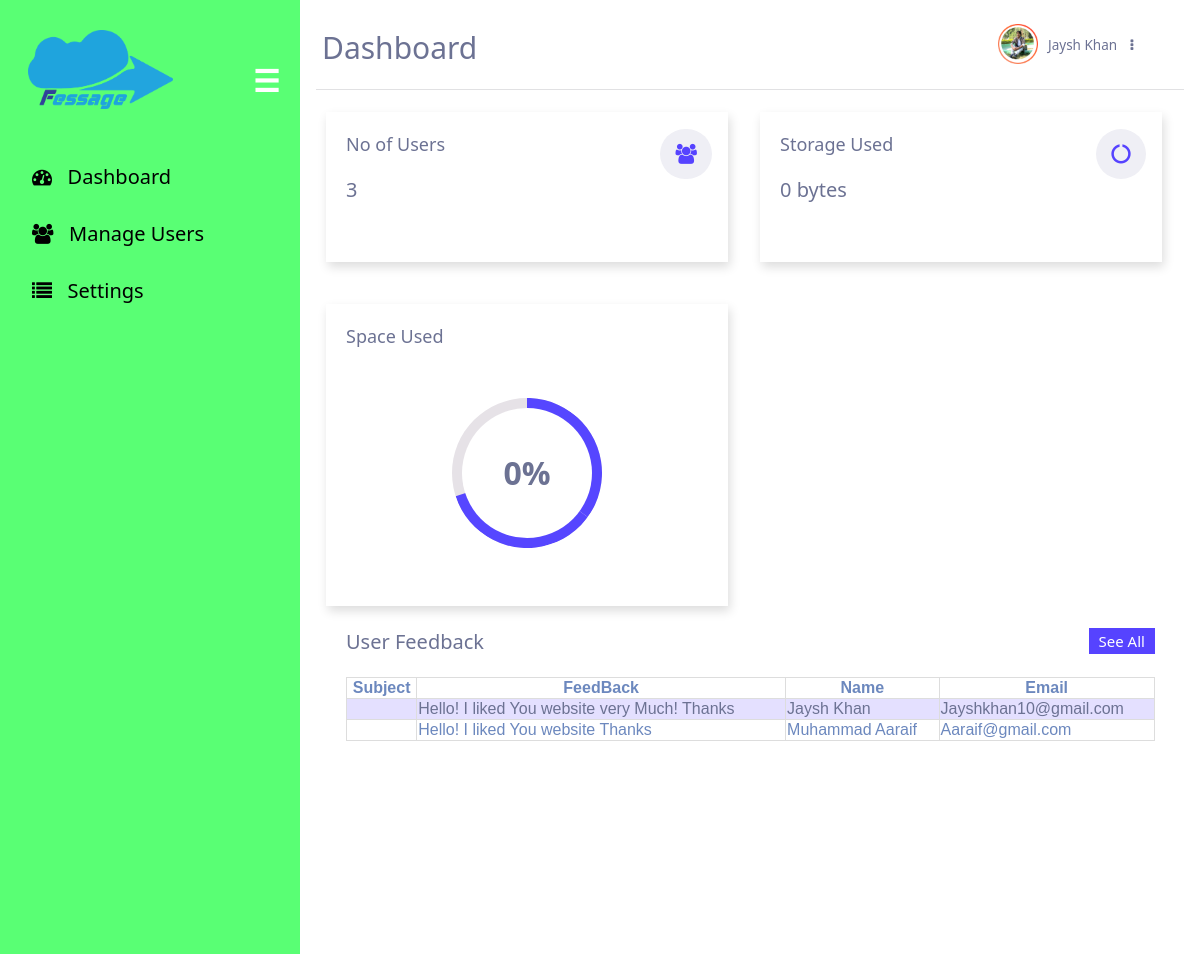
Screenshot of /AdminDash.php with the database file from the repository.
### tables this page shows
CREATE TABLE `feedback` (
  `id` int(11) NOT NULL,
  `Name` varchar(100) NOT NULL,
  `FeedBack` varchar(300) NOT NULL,
  `Email` varchar(100) NOT NULL
);

### phpscripts/UserCounter.php (called while the page is built, shortened)
<?php
    $users=array();
    $sql = "SELECT * FROM `users`";
    if (isset($conn)) {
        $result = $conn->query($sql);
        if($result->num_rows>0)
        {
            while($row=$result->fetch_assoc())
            {
                if($row["accounttype"]==0) {
                    $row["Converted"] = UnitConverter($row["usedSpace"]);
                    $users[] = $row;
                }
            }
        }
    }
    function UnitConverter($unit)
    {
        $converted=0 . " bytes";
        $usedSpaceinKB = $unit;
        $usedSpaceinMB = $unit;
        if($unit>1000)
        {
            $usedSpaceinKB=number_format($unit / 1024, 1);
            $usedSpaceinGB =$usedSpaceinKB;
            $usedSpaceinMB = $usedSpaceinKB;
        }
        else{
            $converted = $unit . " bytes";
            $percentage = 0;
            $hopNext=false;
        }
        return $converted;
    }

### AdminDash.php (the view, shortened to what this page needs)
<!DOCTYPE html>
<html lang="en">
<head>
    <link rel="stylesheet" href="https://cdnjs.cloudflare.com/ajax/libs/font-awesome/4.7.0/css/font-awesome.min.css">
    <link rel="stylesheet" href="Css/Dash.css">
    <?php include('./phpscripts/notification_checker.php');
        include('./phpscripts/UserCounter.php');
        $U_count = count($users);
        $SpaceUsed = $_SESSION["Size"];
        $SpaceUsedPercentage = $_SESSION["space%"];
    ?>
</head>
<body>
<div id="mySidenav" class="sidenav">
    <p class="logo"><img src="Logo fessage.png" width="145" height="79"><span class="menu">&#9776;</span></p>
  <a href="AdminDash.php" class="icon-a"><i class="fa fa-dashboard icons"></i> &nbsp;&nbsp;Dashboard</a>
  <a href="Manage-User.php"class="icon-a"><i class="fa fas fa-users icons"></i> &nbsp;&nbsp;Manage Users</a>
  <a href="Admin-Setting.php"class="icon-a"><i class="fa fa-list icons"></i> &nbsp;&nbsp;Settings</a>
</div>
<div id="main">
    <div class="head">
        <div class="col-div-6">
<p class="nav"> Dashboard</p>
</div>
    <div class="col-div-6">
    <div class="profile">
        <img src="Images/Userprofile.png" class="pro-img" />
        <p> Jaysh Khan <i class="fa fa-ellipsis-v dots" aria-hidden="true"></i></p>
    </div>
</div>
</div>
    <br/>
    <div class="col-div-4-1">
        <div class="box">
            <p class="head-1">No of Users</p>
            <p class="number"><?php echo $U_count;?></p>
            <i class="fa fas fa-users box-icon"></i>
        </div>
    </div>
    <div class="col-div-4-1">
        <div class="box">
            <p class="head-1">Storage Used</p>
            <p class="number"><?php echo $SpaceUsed?></p>
            <i class="fa fa-circle-o-notch box-icon"></i>
        </div>
    </div>
    <br/>
    <div class="col-div-4-1">
        <div class="box-1">
            <div class="content-box-1">
            <p class="head-1">Space Used </p>
            <div class="circle-wrap">
    <div class="circle">
      <div class="inside-circle"> <?php echo $SpaceUsedPercentage?>% </div>
    </div>
  </div>
        </div>
        </div>
    </div>
    <br/>
    <div class="col-div-12">
        <div class="box-8">
        <div class="content-box">
            <p>User Feedback<span>See All</span></p>
            <br/>
            <table>
  <tr>
    <th>Subject</th>
    <th>FeedBack</th>
    <th>Name</th>
    <th>Email</th>
  </tr>
  <?php
    $sql = "SELECT * FROM `feedback`";
    if (isset($conn)) {
        $result = $conn->query($sql);
        if ($result->num_rows > 0) {
            while($row=$result->fetch_assoc()){
  ?>
  <tr>
    <td><?php echo $row["subject"]?></td>
    <td><?php echo $row["FeedBack"]?></td>
    <td><?php echo $row["Name"]?></td>
    <td><?php echo $row["Email"]?></td>
  </tr>
<?php
}}}
?>
</table>
        </div>
    </div>
    </div>
</div>
</body>
</html>

### Css/Dash.css (style rules this page uses)
body { margin: 0px; padding: 0px; font-family: system-ui; }
.logo { margin: 0px; margin-left: 28px; font-weight: bold; color: white; margin-bottom: 30px; }
.sidenav { height: 100%; width: 300px; position: fixed; z-index: 1; top: 0; left: 0; background-color: #59FF74; overflow: hidden; padding-top: 30px; transition: ease-in-out 0.3s; }
.menu { float: right; margin-right: 20px; margin-top: 30px; cursor: pointer; }
.sidenav a { padding: 15px 8px 15px 32px; text-decoration: none; font-size: 20px; color: black; display: block; }
.sidenav { top: 0; right: 25px; font-size: 30px; }
#main { padding: 16px; margin-left: 300px; }
.head { padding: 0px 6px; border-bottom: 1px solid #d6d6d8b8; padding-bottom: 10px; }
.col-div-6 { width: 50%; float: left; }
.profile { display: inline-block; float: right; width: 200px; }
.pro-img { float: left; width: 40px; margin-top: 8px; margin-left: 20px; }
.profile p { color: #6c7293; font-weight: 500; margin-left: 35px; margin-top: 10px; font-size: 13.5px; background-color: white; padding: 10px; border-radius: 25px; padding-left: 35px; cursor: pointer; }
.dots { margin-left: 10px; }
.col-div-4-1 { width: 50%; float: left; }
.box { width: 88%; height: 130px; background-color: #ffffff; margin-left: 10px; padding: 10px; box-shadow: 2px 5px 10px #ddd; position: relative; }
.box p { color: #6c7293; font-weight: 500; padding-left: 10px; }
.number { font-size: 20px; margin-bottom: 0px; margin-top: 20px; }
.head-1 { font-size: 18px!important; margin: 10px 0px; color: #6c7293; }
.box-icon { font-size: 20px!important; margin-top: 35px!important; color: #5643ff; padding-right: 10px; background-color: #efeff5; padding: 15px; border-radius: 25px; position: absolute; right: 16px; top: -18px; }
.box-1 { width: 88%; height: 282px; background-color: #ffffff; margin-left: 10px; padding: 10px; box-shadow: 2px 5px 10px #ddd; position: relative; top: 20px; }
.content-box-1 { padding: 0px 10px; }
.col-div-12 { width: 100%; }
.content-box { padding: 20px; }
.content-box p { margin: 0px; font-size: 20px; color: #6c7293; }
.content-box p span { float: right; background-color: #5643ff; color: white; padding: 3px 10px; font-size: 15px; }
.box-8 { width: 97.8%; background-color: #fff; height: 330px; }
.nav { font-size: 30px; cursor: pointer; color: #6c7293; margin: 11px 0px; }
.box-8 { margin-left: 10px; }
table { font-family: arial, sans-serif; border-collapse: collapse; width: 100%; color: #6c88be; }
td, th { border: 1px solid #dddddd; }
tr:nth-child(even) { background-color: #5643ff29; color: #6c7293!important; }
.circle-wrap { margin: 50px auto; width: 150px; height: 150px; background: #e6e2e7; border-radius: 50%; }
.circle-wrap .inside-circle { width: 130px; height: 130px; border-radius: 50%; background: #fff; line-height: 130px; text-align: center; margin-top: 10px; margin-left: 10px; position: absolute; z-index: 100; font-weight: 700; font-size: 2em; color: #6c7293; }

### rows the page displays
feedback: FeedBack "Hello! I liked You website very Much! Thanks", Name "Jaysh Khan", Email "Jayshkhan10@gmail.com"
feedback: FeedBack "Hello! I liked You website Thanks", Name "Muhammad Aaraif", Email "Aaraif@gmail.com"

### other values shown
$U_count "3"
$SpaceUsed "0 bytes"
$SpaceUsedPercentage "0"
